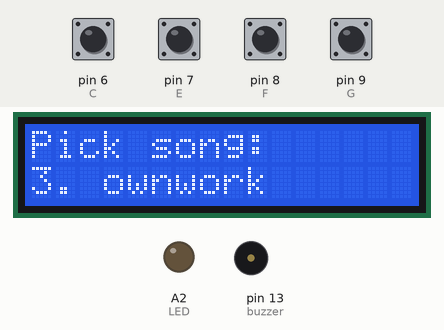
This sketch was run on a simulated Arduino Uno, built with avr-gcc and run on an emulated ATmega328P. Shown: 16×2 character LCD, output pins drawn as LEDs (lit = HIGH), buzzer (waves = sounding). The test bench sets the inputs (shaded band); at power-on: pin 6 (C), pin 7 (E), pin 8 (F), pin 9 (G) HIGH.

Above: at 1.2 s.
1.3 s: pin 6 (C) pulled LOW for 0.15 s
At 1.6 s:
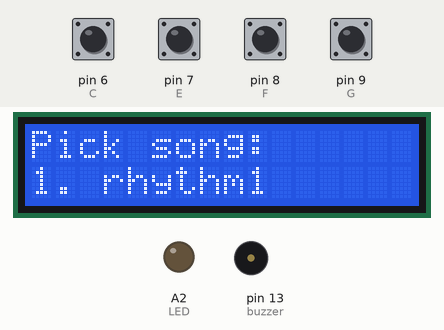
2.9 s: pin 9 (G) pulled LOW for 0.15 s
At 3.9 s:
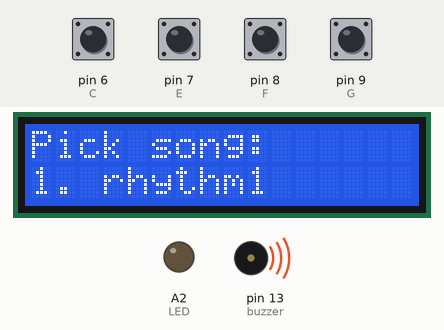
Timing chart, 0 to 20.4 s (numbered marks = the images above; inputs shaded):
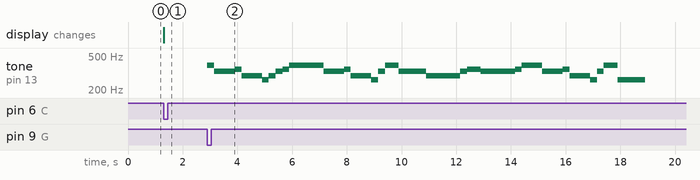

The sketch:

484_toy.ino
```cpp
#include <LiquidCrystal.h>
#define LED A2
const int buzzer = 13;
const int C = 6;
const int E = 7;
const int F = 8;
const int G = 9;
const int B = 10;

int state = 2;

const int rs = 12, en = 11, d4 = 5, d5 = 4, d6 = 3, d7 = 2;
int self = 0;
int freq[] = {262, 294, 330, 349, 392};
int melody[] = {5, 3, 3, 4, 2, 2, 1, 2, 3, 4, 5, 5, 5, 5, 3, 3, 4, 2, 2, 1, 3, 5, 5, 3, 2, 2, 2, 2, 2, 3, 4, 3, 3, 3, 3, 3, 4, 5, 5, 3, 3, 4, 2, 2, 1, 3, 5, 5, 1};
int beat[] = {1, 1, 2, 1, 1, 2, 1, 1, 1, 1, 1, 1, 2, 1, 1, 2, 1, 1, 2, 1, 1, 1, 1, 4, 1, 1, 1, 1, 1, 1, 2, 1, 1, 1, 1, 1, 1, 2, 1, 1, 2, 1, 1, 2, 1, 1, 1, 1, 4};

int freq1[] = { 659, 659, 0, 659, 0, 523, 659, 0, 784, 0, 392, 0, 523, 0, 392, 0, 330, 0, 440, 0, 494, 0, 466, 440, 392, 659, 0, 784, 0, 880, 0, 698, 0, 784, 0, 659, 0, 523, 587, 494, 523, 0, 392, 0, 330, 0, 440, 0, 494, 0, 466, 440, 392 };
int beat1[] = { 150, 150, 300, 150, 300, 150, 150, 300, 150, 300, 150, 300, 150, 300, 150, 300, 150, 150, 150, 150, 150, 150, 150, 150, 300, 150, 150, 150, 150, 150, 150, 150, 300, 150, 150, 150, 150, 150, 150, 150, 150, 300, 150, 150, 150, 150, 150, 150, 150, 300 };
LiquidCrystal lcd(rs, en, d4, d5, d6, d7);

void setup() {
  // put your setup code here, to run once:
  pinMode(buzzer, OUTPUT);

  pinMode(C, INPUT);
  digitalWrite(C, HIGH);

  pinMode(E, INPUT);
  digitalWrite(E, HIGH);

  pinMode(F, INPUT);
  digitalWrite(F, HIGH);

  pinMode(G, INPUT);
  digitalWrite(G, HIGH);

  pinMode(B, INPUT);
  digitalWrite(B, HIGH);

  pinMode(A1, INPUT);
  digitalWrite(A1, HIGH);

  pinMode(LED,OUTPUT);

  lcd.begin(16, 2);
}

void loop() {
  lcd.setCursor(0, 0);
  lcd.print("Pick song:");
  if (state == 0) {
    lcd.setCursor(0, 1);
    lcd.print("1. rhythm1");
  }
  if (state == 1) {
    lcd.setCursor(0, 1);
    lcd.print("2. rhythm2");
  }
  if (state == 2) {
    lcd.setCursor(0, 1);
    lcd.print("3. ownwork");
  }

  if (digitalRead(C) == LOW) {
    state = 0;
  }
  if (digitalRead(E) == LOW) {
    state = 1;
  }
  if (digitalRead(F) == LOW) {
    state = 2;
  }

  if (digitalRead(G) == LOW) {
    if (state == 0 ) {
      for (int i = 0 ; i < 49 ; i++) {
        tone(buzzer, freq[melody[i] - 1]);
        delay(beat[i] * 250);
        noTone(buzzer);
        delay(0);
      }
      delay(1000);
    }
    if (state == 1 ) {
      for (int i = 0; i < 53; i++) {
        if (freq1[i] != 0) {
          tone(buzzer, freq1[i]);
        }
        delay(beat1[i]);
        noTone(buzzer);
        delay(20);
      }
      delay(1000);
    }
    if (state == 2) {
      self = 1;
      digitalWrite(LED, HIGH);
    }

  }

  while (self == 1) {
    while (digitalRead(C) == LOW) {
      tone(buzzer, 262);
    }
    while (digitalRead(E) == LOW) {
      tone(buzzer, 311);
    }
    while (digitalRead(F) == LOW) {
      tone(buzzer, 349);
    }
    while (digitalRead(G) == LOW) {
      tone(buzzer, 392);
    }
    while (digitalRead(B) == LOW) {
      tone(buzzer, 466);
    }
    while (digitalRead(A1) == LOW) {
      state = 0;
      self =0;
      digitalWrite(LED, LOW);
    }
    noTone(buzzer);
  }
}
```

Measured:
- after the input at 1.3 s, the display: changes at once (image 1)
- after the input at 2.9 s, tone on pin 13 (buzzer): plays 392 Hz for 0.25 s, 330 Hz for 0.75 s, 349 Hz for 0.25 s, 294 Hz for 0.75 s, 262 Hz for 0.25 s, 294 Hz for 0.25 s … (29 notes in this stretch), starting at once
